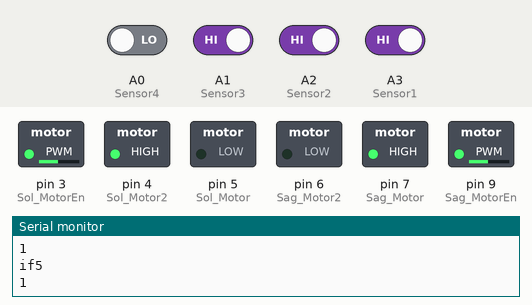
Recording of a sketch running on a simulated Arduino Uno, built with avr-gcc and run on an emulated ATmega328P. On the bench: switched loads named in the sketch (green lamp = pin HIGH), the last lines printed to the serial monitor. The inputs (shaded band) are chosen by the test bench; at power-on: A1 (Sensor3), A2 (Sensor2), A3 (Sensor1) HIGH, A0 (Sensor4) LOW.

Above: at 1.2 s.
1.3 s: A3 (Sensor1) driven LOW
At 2.1 s:
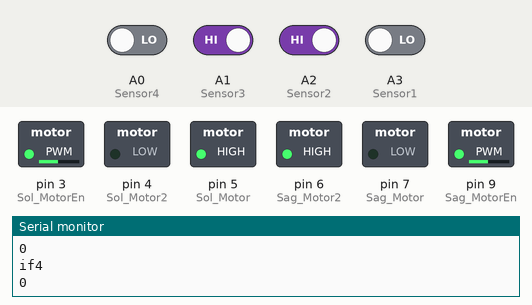
2.8 s: A1 (Sensor3) driven LOW
At 3.5 s:
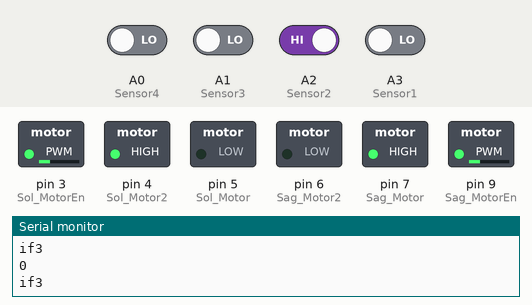
4.3 s: A2 (Sensor2) driven LOW
At 4.6 s:
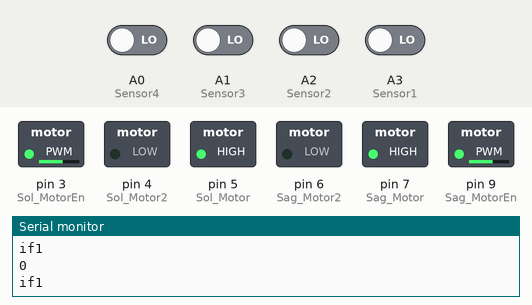
5.8 s: A2 (Sensor2) driven HIGH
At 6.8 s:
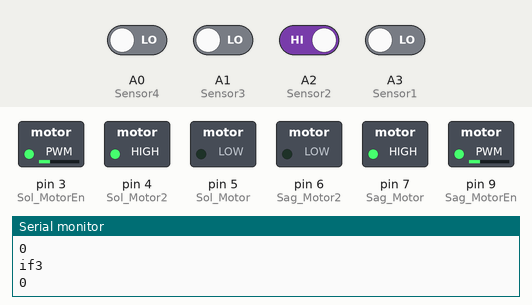
7.3 s: A0 (Sensor4) driven HIGH
At 8.2 s:
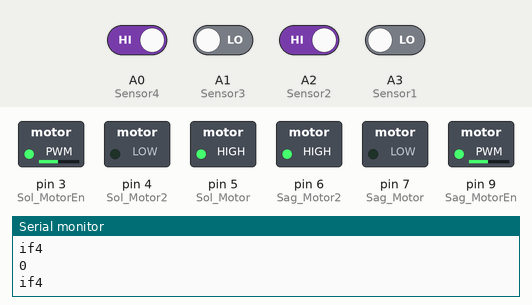
Timing chart, 0 to 9.8 s (numbered marks = the images above; inputs shaded):
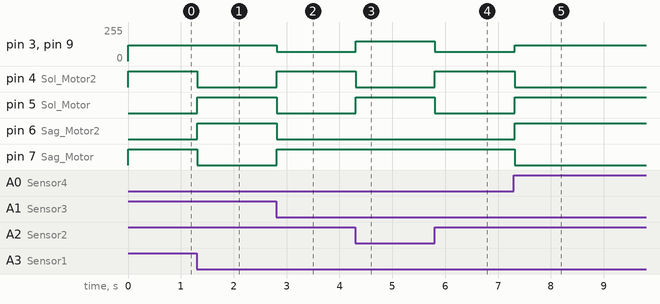

Measured:
- after the input at 1.3 s, pin 4 (Sol_Motor2), pin 7 (Sag_Motor): HIGH → LOW at once; pin 5 (Sol_Motor), pin 6 (Sag_Motor2): LOW → HIGH at once
- after the input at 2.8 s, pin 3 (Sol_MotorEn), pin 9 (Sag_MotorEn): 120/255 → 70/255 at once; pin 4 (Sol_Motor2), pin 7 (Sag_Motor): LOW → HIGH at once; pin 5 (Sol_Motor), pin 6 (Sag_Motor2): HIGH → LOW at once
- after the input at 4.3 s, pin 3 (Sol_MotorEn), pin 9 (Sag_MotorEn): 70/255 → 150/255 at once; pin 4 (Sol_Motor2): HIGH → LOW at once; pin 5 (Sol_Motor): LOW → HIGH at once
- after the input at 5.8 s, pin 3 (Sol_MotorEn), pin 9 (Sag_MotorEn): 150/255 → 70/255 at once; pin 4 (Sol_Motor2): LOW → HIGH at once; pin 5 (Sol_Motor): HIGH → LOW at once
- after the input at 7.3 s, pin 3 (Sol_MotorEn), pin 9 (Sag_MotorEn): 70/255 → 120/255 at once; pin 4 (Sol_Motor2), pin 7 (Sag_Motor): HIGH → LOW at once; pin 5 (Sol_Motor), pin 6 (Sag_Motor2): LOW → HIGH at once

The sketch:

arduino_cizgi_izleyen_robot.ino
```cpp
#define Sag_Motor 7// Motor pinlerini tanımlıyoruz
#define Sag_Motor2 6
#define Sag_MotorEn 9
#define Sol_Motor 5
#define Sol_Motor2 4
#define Sol_MotorEn 3
#define Sensor4 A0
#define Sensor3 A1
#define Sensor2 A2
#define Sensor1 A3

void setup() {


  pinMode(Sol_Motor, OUTPUT);
  pinMode(Sol_Motor2, OUTPUT);
  pinMode(Sol_MotorEn, OUTPUT); //Motorlarımızı çıkış olarak tanımlıyoruz.
  pinMode(Sag_Motor, OUTPUT);
  pinMode(Sag_Motor2, OUTPUT);
  pinMode(Sag_MotorEn, OUTPUT);
  pinMode(Sensor4, INPUT);
  pinMode(Sensor3, INPUT);
  pinMode(Sensor2, INPUT);
  pinMode(Sensor1, INPUT);

  Serial.begin(9600);

}

void loop() {

  Serial.println(digitalRead(Sensor1));

  if (digitalRead(Sensor3) == 0 && digitalRead(Sensor2) == 0)//düz
  {
    Serial.println("if1");
    ileri(150, 150);
  }
  else if (digitalRead(Sensor1) == 0 && digitalRead(Sensor2) == 0) //çizgini sağına kayarsa
  {
    Serial.println("if2");
    sol(70, 70);
  }
  else if (digitalRead(Sensor3) == 0 && digitalRead(Sensor4) == 0) //çizgini oluna kayarsa
  {
    Serial.println("if3");
    sag(70, 70);
  }
  else if (digitalRead(Sensor1) == 0) //çizgini sağına kayarsa
  {
    Serial.println("if4");
    sol(120, 120);
  }
  else if (digitalRead(Sensor4) == 0) //çizgini oluna kayarsa
  {
    Serial.println("if5");
    sag(120, 120);
  }

}

void ileri(int Sagpwm, int Solpwm) { // Robotun ileri yönde hareketi için fonksiyon tanımlıyoruz.

  digitalWrite(Sag_Motor, Sagpwm); // Sağ motorun ileri hareketi aktif
  digitalWrite(Sag_Motor2, LOW); // Sağ motorun geri hareketi pasif
  analogWrite(Sag_MotorEn, Sagpwm); // Sağ motorun hızı

  digitalWrite(Sol_Motor, Solpwm); // Sol motorun ileri hareketi aktif
  digitalWrite(Sol_Motor2, LOW); // Sol motorun geri hareketi pasif
  analogWrite(Sol_MotorEn, Solpwm); // Sol motorun hızı

}


void sag(int Sagpwm, int Solpwm) { // Robotun sağa dönme hareketi için fonksiyon tanımlıyoruz.

  digitalWrite(Sag_Motor, Sagpwm); // Sağ motorun ileri hareketi aktif
  digitalWrite(Sag_Motor2, LOW); // Sağ motorun geri hareketi pasif
  analogWrite(Sag_MotorEn, Sagpwm); // Sağ motorun hızı

  digitalWrite(Sol_Motor, LOW); // Sol motorun ileri hareketi aktif
  digitalWrite(Sol_Motor2, Solpwm); // Sol motorun geri hareketi pasif
  analogWrite(Sol_MotorEn, Solpwm); // Sol motorun hızı

}


void sol(int Sagpwm, int Solpwm) { // Robotun sağa dönme hareketi için fonksiyon tanımlıyoruz.

  digitalWrite(Sag_Motor, LOW); // Sağ motorun ileri hareketi aktif
  digitalWrite(Sag_Motor2, Sagpwm); // Sağ motorun geri hareketi pasif
  analogWrite(Sag_MotorEn, Sagpwm); // Sağ motorun hızı

  digitalWrite(Sol_Motor, Solpwm); // Sol motorun ileri hareketi aktif
  digitalWrite(Sol_Motor2, LOW); // Sol motorun geri hareketi pasif
  analogWrite(Sol_MotorEn, Solpwm); // Sol motorun hızı

}
```
